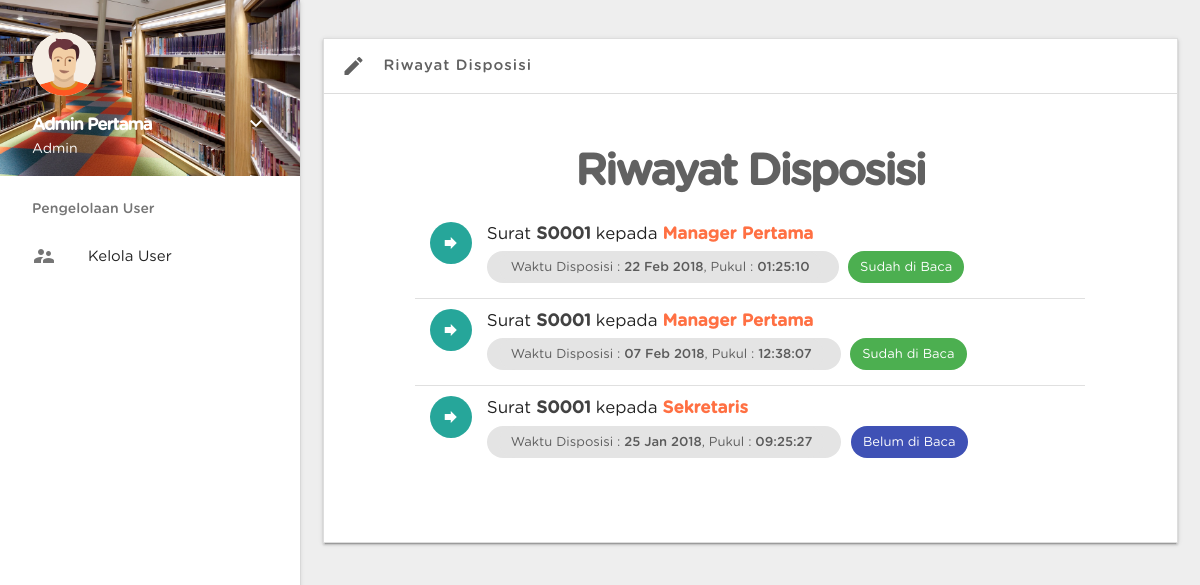
Page /riwayatdisposisi.php (signed in) on the committed database.
### tables this page shows
CREATE TABLE `tbl_disposisi` (
  `kd_disposisi` varchar(10) NOT NULL,
  `tanggal_disposisi` timestamp NOT NULL DEFAULT CURRENT_TIMESTAMP ON UPDATE CURRENT_TIMESTAMP,
  `dibalas_kepada` varchar(35) NOT NULL,
  `deskripsi` text NOT NULL,
  `notifikasi` varchar(35) NOT NULL,
  `status` varchar(15) NOT NULL DEFAULT 'belum' COMMENT 'dibaca/belum',
  `kd_surat` varchar(10) NOT NULL,
  `kd_user` varchar(10) NOT NULL,
  `kd_disposisi_terusan` varchar(10) DEFAULT NULL
);

CREATE TABLE `tbl_user` (
  `kd_user` varchar(10) NOT NULL,
  `username` varchar(35) NOT NULL,
  `password` varchar(35) NOT NULL,
  `nama` varchar(35) NOT NULL,
  `hak_akses` varchar(20) NOT NULL
);

### riwayatdisposisi.php (the view, shortened to what this page needs)
<!DOCTYPE html>
 <html>
   <?php
   	include 'library/head.php';
    ?>
   <body class="font-medium" style="background: #eee;">
  <?php
     include 'library/navbar.php';
    ?>
 <a href="#" data-activates="slide-out" class="button-collapse"><i class="material-icons">menu</i></a>
 <div class="row" style="margin-left: 300px;">
   <div class="container" style="width: 95%;">
     <ul class="collapsible" data-collapsible="accordion">
   <li>
     <div class="collapsible-header grey-text text-darken-2 active" style="letter-spacing:1px;"><i class="material-icons">mode_edit</i>Riwayat Disposisi</div>
     <div class="collapsible-body white">
       <div class="card z-depth-0" style="margin-top:-3%;">
       <div class="card-content">
         <div class="container" style="width:90%;">
           <h3 class="grey-text text-darken-2 center" style="font-weight: 600;letter-spacing: -2px;">Riwayat Disposisi</h3>
           <ul class="collection">
           <?php
             $sql = mysql_query("SELECT * FROM tbl_disposisi ORDER BY tanggal_disposisi DESC") or die(mysql_error());
             while ($anggota = mysql_fetch_array($sql)) {
               $getuser = mysql_fetch_array(mysql_query("SELECT * FROM tbl_user WHERE kd_user = '$anggota[dibalas_kepada]'"));
               if ($anggota['status'] == "dibaca") {
                 $pesan = "Sudah di Baca";
                 $color = "green white-text";
               }elseif ($anggota['status'] == "belum") {
                 $pesan = "Belum di Baca";
                 $color = "indigo white-text";
               }
               ?>
             <li class="collection-item avatar">
                  <i class="material-icons circle teal lighten-1">forward</i>
                   <span class="title" style="font-size: 17px;font-weight: 300;">Surat <span class="grey-text text-darken-3" style="font-weight: 600;"><?php echo $anggota['kd_surat']; ?></span> kepada <span class="deep-orange-text text-lighten-1" style="font-weight: 600;"><?php echo $getuser['nama']; ?></span></span>
                   <p class="grey-text text-darken-1 regular-font" style="font-size: 15px;margin-top: 1%;"><span class="chip font-medium font-light" style="text-transform: capitalize;font-weight: 400;">
                     <span class="chip font-medium font-light" style="text-transform: capitalize;font-weight: 400;">Waktu Disposisi : <span style="font-weight: 500;"><?php echo date_format(date_create($anggota['tanggal_disposisi']),"d M Y"); ?></span>, Pukul : <span style="font-weight: 500;"><?php echo date_format(date_create($anggota['tanggal_disposisi']),"H:i:s"); ?></span></span></span> <span class="chip <?php echo $color ?> font-medium font-light" style="font-weight: 400;"><span style="font-weight: 300;"><?php echo $pesan; ?></span></span>
                   </p>
                 </li>
             <?php
             }
            ?>
             </ul>
         </div>
       </div>
     </div>
     </div>
   </li>
 </ul>
   </div>
 </div>
   </body>
 </html>

### css/style.css (style rules this page uses)
.font-medium { font-family: 'gotham rounded','roboto',sans-serif; font-weight: 500; }
.font-light { font-family: 'gotham rounded','roboto',sans-serif; font-weight: 400; }

### library/head.php (style rules this page uses)
.material-icons { font-family: 'Material Icons'; font-weight: normal; font-style: normal; font-size: 24px; line-height: 1; letter-spacing: normal; text-transform: none; display: inline-block; white-space: nowrap; word-wrap: normal; direction: ltr; -webkit-font-smoothing: antialiased; text-rendering: optimizeLegibility; -webkit-font-feature-settings: 'liga'; -moz-font-feature-settings: 'liga'; font-feature-settings: 'liga'; }

### rows in the picture
tbl_disposisi: kd_surat "S0001", tbl_user.nama "Manager Pertama", tanggal_disposisi "22 Feb 2018", tanggal_disposisi "01:25:10", status "Sudah di Baca"
tbl_disposisi: kd_surat "S0001", tbl_user.nama "Manager Pertama", tanggal_disposisi "07 Feb 2018", tanggal_disposisi "12:38:07", status "Sudah di Baca"
tbl_disposisi: kd_surat "S0001", tbl_user.nama "Sekretaris", tanggal_disposisi "25 Jan 2018", tanggal_disposisi "09:25:27", status "Belum di Baca"

### other values in the picture
$_SESSION['namahome'] "Admin Pertama"
$_SESSION['role'] "Admin"
